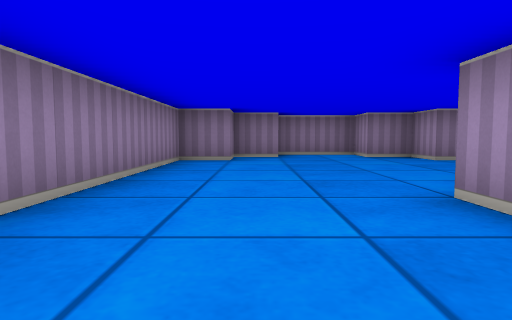
View 1 (above)

16 first-person views from a walk through a cub3D level. The camera is about half as high as the walls, tilts 4° down and sees 75° across. The floor is counted in squares. Each view is taken from the middle of a square. On the plan, view 1 faces up. The plan holds only what a view shows up to about 9 squares ahead; the rest is blank.

View 2
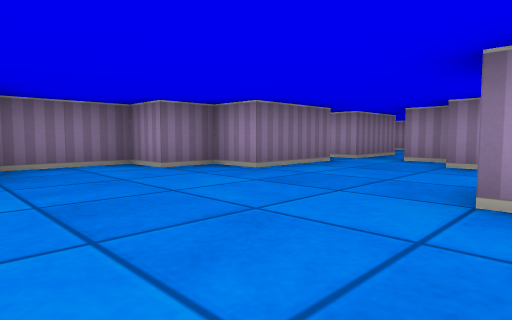

View 3
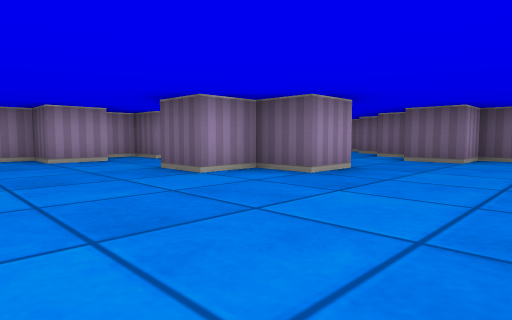

View 4
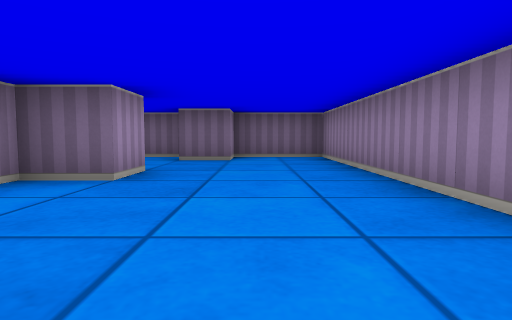

View 5
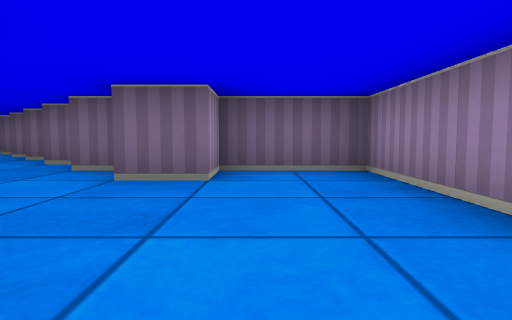

View 6
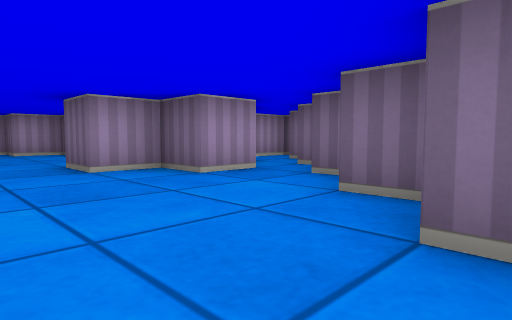

View 7
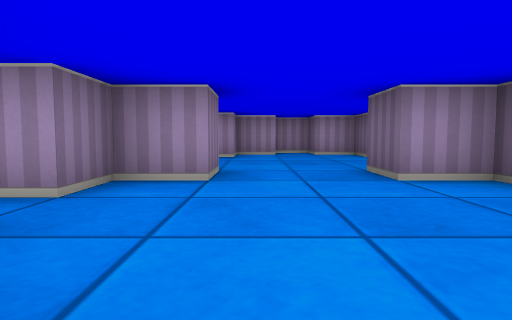

View 8
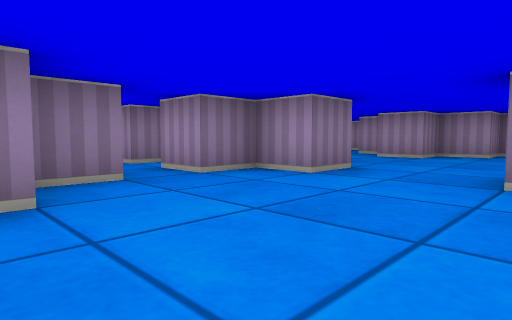

View 9
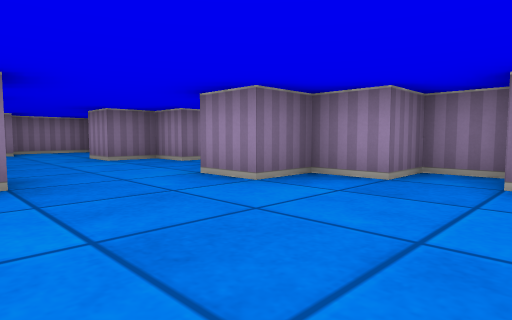

View 10
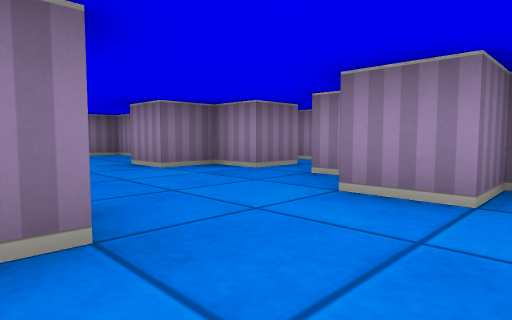

View 11
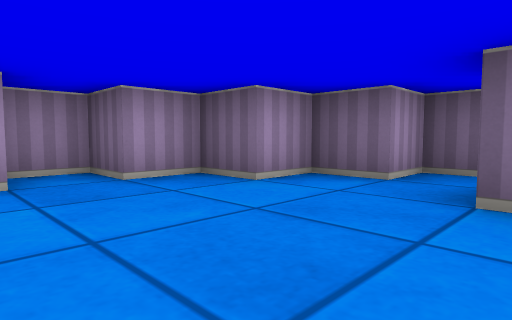

View 12
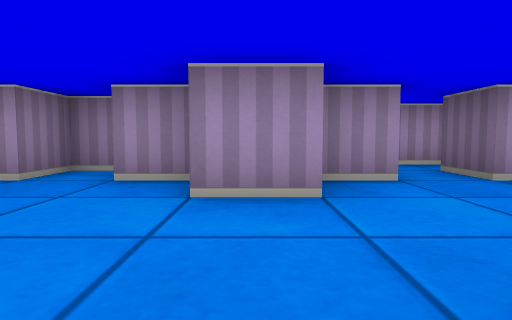

View 13
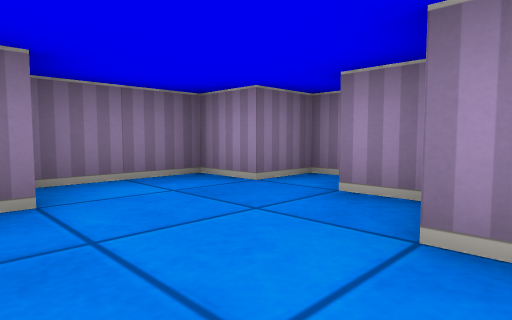

View 14
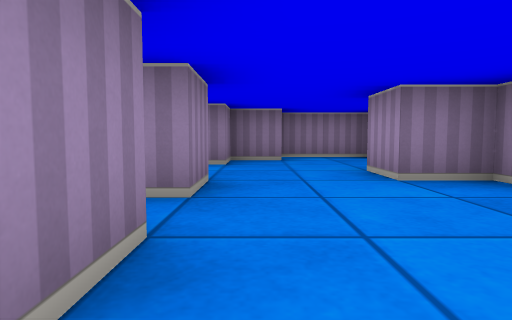

View 15
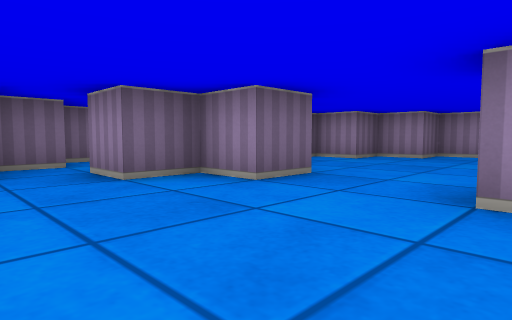

View 16
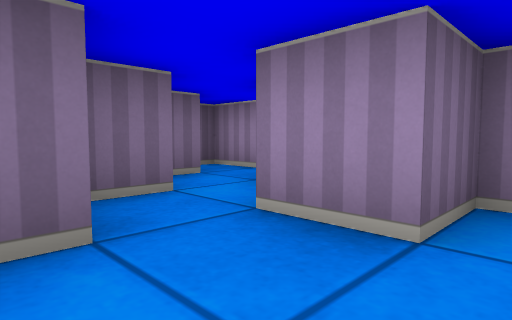

### Floor plan
Ten units are one square. View 1 is at (0, 0); x grows to the right and y downward. Boxes are objects, and circles mark ways between rooms. Rooms are numbered by the first view taken in them; rooms with no view inside come last. Other rooms are left out.
<svg viewBox="-20 -90 150 135">
<path fill="none" stroke="#000" d="M15 -14 15 -25 25 -25 25 -35 35 -35M6 -75 -5 -75 -5 -65 -15 -65 -15 15 5 15 5 5M55 -25 65 -25 65 -31M61 -35 55 -35 55 -45 65 -45 65 -55M56 -65 35 -65 35 -75 25 -75 25 -85 5 -85M46 -15 36 -15M55 35 55 25 65 25 65 15M65 -5 65 -15 55 -15 55 -25M5 5 15 5 15 15 25 15 25 25 35 25 35 35 45 35M115 -19 115 -25M85 -25 85 -15 81 -15M115 -35 115 -45 105 -45 105 -55M76 -5 65 -5M85 -45 85 -35 81 -35M115 -56 115 -65M65 15 75 15 75 25 85 25 85 35M125 -69 125 -75 115 -75 115 -85 95 -85M96 -75 85 -75 85 -65 65 -65M95 35 105 35 105 25 115 25 115 15 125 15 125 5 115 5 115 -5 105 -5 105 -15"/>
<circle cx="15" cy="-5" r="3" fill="#2a7"/>
<circle cx="50" cy="-20" r="3" fill="#2a7"/>
<circle cx="70" cy="-60" r="3" fill="#2a7"/>
<circle cx="70" cy="5" r="3" fill="#2a7"/>
<text x="20" y="-40">1</text>
<text x="40" y="10">2</text>
<text x="100" y="-20">3</text>
</svg>
Room 1 opens to room 2. Room 1 opens to room 3. Room 2 opens to room 3.

Where each view was taken, in squares from view 1:
view 1: 0 up, 0 right, facing up
view 2: 3 up, 0 right, facing up-right
view 3: 6 up, 1 left, facing down-right
view 4: 6 up, 0 right, facing down
view 5: 3 up, 0 right, facing down
view 6: 0 up, 2 right, facing down-right
view 7: 0 up, 3 right, facing right
view 8: 2 down, 3 right, facing up-right
view 9: 2 down, 8 right, facing up-right
view 10: 0 up, 8 right, facing up-right
view 11: 0 up, 8 right, facing down-right
view 12: 5 up, 8 right, facing right
view 13: 5 up, 9 right, facing up-right
view 14: 1 up, 9 right, facing up
view 15: 1 up, 10 right, facing down-left
view 16: 2 down, 10 right, facing down-left
